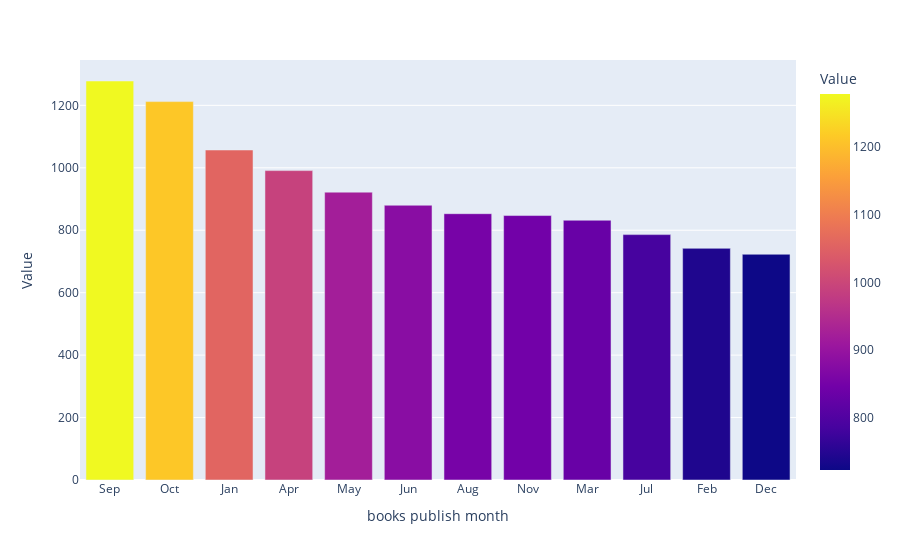

Notebook cell for this chart:
### Code cell
books_publishmonth = books_data['publish_month'].value_counts().reset_index()
books_publishmonth=books_publishmonth.rename(columns={'publish_month': 'Value', 'index':'books publish month'})
books_publishmonth
books_publishmonth_fig = px.bar(books_publishmonth, x="books publish month", y="Value", color='Value')
books_publishmonth_fig.show()

### Figure 1 — Plotly figure (JSON) as saved in the notebook; plotly's stock layout.template omitted (floating-point values rounded to 4 significant figures)
{"data": [{"alignmentgroup": "True", "hovertemplate": "books publish month=%{x}<br>Value=%{marker.color}<extra></extra>", "legendgroup": "", "marker": {"color": [1278, 1212, 1057, 991, 922, 880, 853, 847, 832, 786, 742, 723], "coloraxis": "coloraxis"}, "name": "", "offsetgroup": "", "orientation": "v", "showlegend": false, "textposition": "auto", "type": "bar", "x": ["Sep", "Oct", "Jan", "Apr", "May", "Jun", "Aug", "Nov", "Mar", "Jul", "Feb", "Dec"], "xaxis": "x", "y": [1278, 1212, 1057, 991, 922, 880, 853, 847, 832, 786, 742, 723], "yaxis": "y"}], "layout": {"barmode": "relative", "coloraxis": {"colorbar": {"title": {"text": "Value"}}, "colorscale": [[0, "#0d0887"], [0.1111, "#46039f"], [0.2222, "#7201a8"], [0.3333, "#9c179e"], [0.4444, "#bd3786"], [0.5556, "#d8576b"], [0.6667, "#ed7953"], [0.7778, "#fb9f3a"], [0.8889, "#fdca26"], [1, "#f0f921"]]}, "legend": {"tracegroupgap": 0}, "margin": {"t": 60}, "xaxis": {"anchor": "y", "domain": [0, 1], "title": {"text": "books publish month"}}, "yaxis": {"anchor": "x", "domain": [0, 1], "title": {"text": "Value"}}}}
